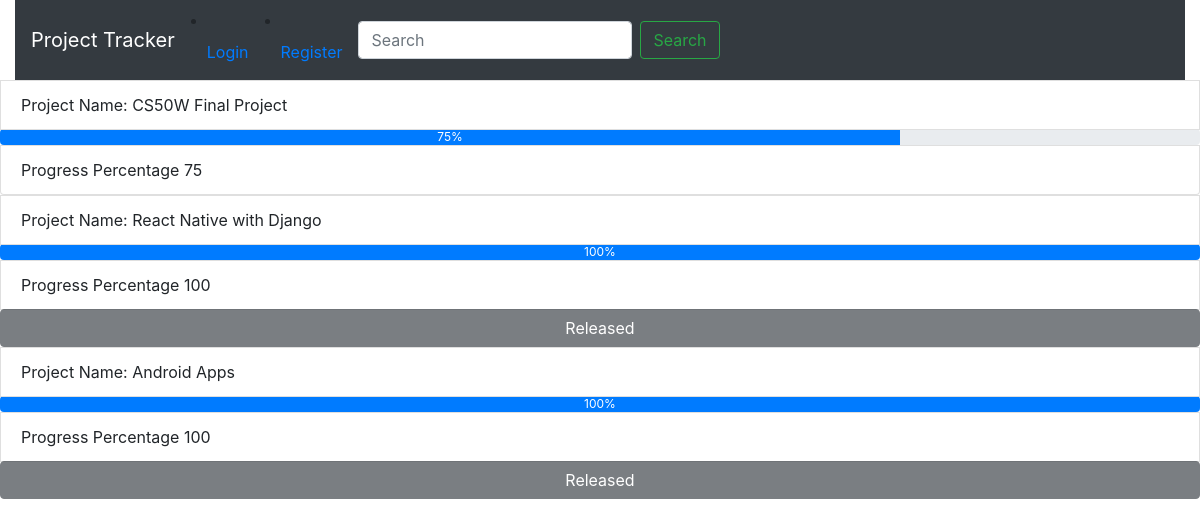
Page /track on the committed database.
### Pmanage/models.py (models this page shows)
class Project(models.Model):
    Project_name=models.CharField(max_length=64)
    team=models.IntegerField()
    complete_percentage=models.IntegerField()
    createdate=datetime.datetime.now()
    max_day=models.IntegerField()
    status=models.CharField(max_length=64,default="unrelease")

### Pmanage/views.py (the view)
# urls.py: path('track',views.track,name="Track"),
def track(request):
    proj=Project.objects.all()
    return render(request, "Pmanage/Track.html",{"proj": proj})

### Pmanage/templates/Pmanage/Track.html (shortened to what this page needs)
{% extends 'Pmanage/layout.html' %}
{% block body %}
{% for projects in proj %}
<ul class="list-group">
    <li class="list-group-item">Project Name: {{projects.Project_name}}</li>
    <div class="progress">
        <div class="progress-bar" role="progressbar" style="width:{{projects.complete_percentage}}%;" aria-valuenow="{{projects.complete_percentage}}" aria-valuemin="0" aria-valuemax="100">{{projects.complete_percentage}}%</div>
      </div>
    <li class="list-group-item">Progress Percentage {{projects.complete_percentage}}</li>
     {% if  projects.complete_percentage == 100 and projects.status == "release" %}
     <button onclick="send('{{projects.id}}')" name="release" disabled  class="btn btn-dark">Released</button>
      {% elif projects.complete_percentage == 100 and projects.status == "unreleased" %}
     <button onclick="send('{{projects.id}}')" name="release"  class="btn btn-outline-primary">Release</button>
     <p>{{projects.status}}</p>
    {% endif %}
</ul>
{% endfor %}
{% endblock %}

### rows in the picture
Project: Project_name "CS50W Final Project", complete_percentage "75"
Project: Project_name "React Native with Django", complete_percentage "100"
Project: Project_name "Android Apps", complete_percentage "100"
